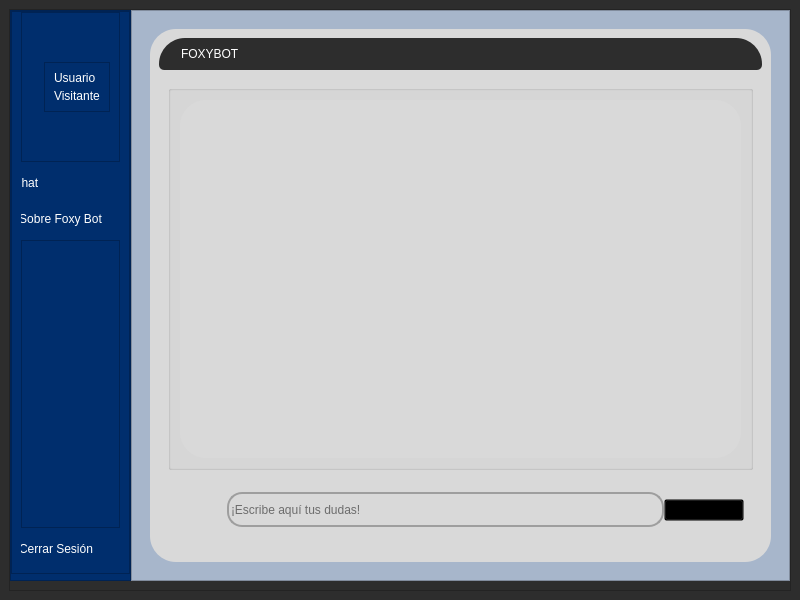
<?xml version="1.0" encoding="UTF-8"?>
<ui version="4.0">
 <class>MainWindowVisitante</class>
 <widget class="QMainWindow" name="MainWindowVisitante">
  <property name="geometry">
   <rect>
    <x>0</x>
    <y>0</y>
    <width>800</width>
    <height>600</height>
   </rect>
  </property>
  <property name="sizePolicy">
   <sizepolicy hsizetype="Minimum" vsizetype="Preferred">
    <horstretch>0</horstretch>
    <verstretch>0</verstretch>
   </sizepolicy>
  </property>
  <property name="windowTitle">
   <string>Visitante</string>
  </property>
  <property name="windowIcon">
   <iconset>
    <normaloff>../img/298809902_539628011298194_5839572564237821349_n.png</normaloff>../img/298809902_539628011298194_5839572564237821349_n.png</iconset>
  </property>
  <property name="styleSheet">
   <string notr="true">background-color: rgb(45, 45, 45);</string>
  </property>
  <widget class="QWidget" name="centralwidget">
   <layout class="QHBoxLayout" name="horizontalLayout_7">
    <item>
     <widget class="QFrame" name="frame_6">
      <property name="frameShape">
       <enum>QFrame::StyledPanel</enum>
      </property>
      <property name="frameShadow">
       <enum>QFrame::Raised</enum>
      </property>
      <layout class="QHBoxLayout" name="horizontalLayout_4">
       <property name="spacing">
        <number>0</number>
       </property>
       <property name="leftMargin">
        <number>0</number>
       </property>
       <property name="topMargin">
        <number>0</number>
       </property>
       <property name="rightMargin">
        <number>0</number>
       </property>
       <item>
        <widget class="QFrame" name="frame_7">
         <property name="sizePolicy">
          <sizepolicy hsizetype="Maximum" vsizetype="Preferred">
           <horstretch>0</horstretch>
           <verstretch>0</verstretch>
          </sizepolicy>
         </property>
         <property name="styleSheet">
          <string notr="true">background-color: rgb(0, 46, 109);</string>
         </property>
         <property name="frameShape">
          <enum>QFrame::StyledPanel</enum>
         </property>
         <property name="frameShadow">
          <enum>QFrame::Raised</enum>
         </property>
         <layout class="QHBoxLayout" name="horizontalLayout_5">
          <property name="spacing">
           <number>0</number>
          </property>
          <property name="leftMargin">
           <number>0</number>
          </property>
          <property name="topMargin">
           <number>0</number>
          </property>
          <property name="rightMargin">
           <number>0</number>
          </property>
          <property name="bottomMargin">
           <number>6</number>
          </property>
          <item>
           <layout class="QHBoxLayout" name="contenido">
            <property name="spacing">
             <number>0</number>
            </property>
            <item>
             <layout class="QVBoxLayout" name="frame_izquierdo">
              <property name="spacing">
               <number>0</number>
              </property>
              <item>
               <layout class="QVBoxLayout" name="verticalLayout_2">
                <property name="spacing">
                 <number>0</number>
                </property>
                <property name="bottomMargin">
                 <number>0</number>
                </property>
                <item>
                 <widget class="QFrame" name="frame">
                  <property name="sizePolicy">
                   <sizepolicy hsizetype="MinimumExpanding" vsizetype="Minimum">
                    <horstretch>0</horstretch>
                    <verstretch>0</verstretch>
                   </sizepolicy>
                  </property>
                  <property name="maximumSize">
                   <size>
                    <width>212</width>
                    <height>16777215</height>
                   </size>
                  </property>
                  <property name="styleSheet">
                   <string notr="true">background-color: rgb(0, 46, 109);</string>
                  </property>
                  <property name="frameShape">
                   <enum>QFrame::StyledPanel</enum>
                  </property>
                  <property name="frameShadow">
                   <enum>QFrame::Raised</enum>
                  </property>
                  <layout class="QVBoxLayout" name="verticalLayout_3">
                   <property name="topMargin">
                    <number>0</number>
                   </property>
                   <item>
                    <widget class="QFrame" name="frame_3">
                     <property name="maximumSize">
                      <size>
                       <width>16777215</width>
                       <height>150</height>
                      </size>
                     </property>
                     <property name="frameShape">
                      <enum>QFrame::StyledPanel</enum>
                     </property>
                     <property name="frameShadow">
                      <enum>QFrame::Raised</enum>
                     </property>
                     <layout class="QHBoxLayout" name="horizontalLayout_2">
                      <item>
                       <widget class="QLabel" name="label_4">
                        <property name="sizePolicy">
                         <sizepolicy hsizetype="Preferred" vsizetype="Preferred">
                          <horstretch>0</horstretch>
                          <verstretch>0</verstretch>
                         </sizepolicy>
                        </property>
                        <property name="maximumSize">
                         <size>
                          <width>51</width>
                          <height>41</height>
                         </size>
                        </property>
                        <property name="contextMenuPolicy">
                         <enum>Qt::CustomContextMenu</enum>
                        </property>
                        <property name="text">
                         <string/>
                        </property>
                        <property name="pixmap">
                         <pixmap>../img/ico.png</pixmap>
                        </property>
                        <property name="scaledContents">
                         <bool>true</bool>
                        </property>
                       </widget>
                      </item>
                      <item>
                       <layout class="QHBoxLayout" name="horizontalLayout_3">
                        <item>
                         <widget class="QFrame" name="frame_5">
                          <property name="maximumSize">
                           <size>
                            <width>16777215</width>
                            <height>50</height>
                           </size>
                          </property>
                          <property name="frameShape">
                           <enum>QFrame::StyledPanel</enum>
                          </property>
                          <property name="frameShadow">
                           <enum>QFrame::Raised</enum>
                          </property>
                          <layout class="QVBoxLayout" name="verticalLayout_8">
                           <item>
                            <widget class="QLabel" name="label_user">
                             <property name="styleSheet">
                              <string notr="true">color: rgb(255, 255, 255);
font: 11.5pt &quot;Calibri&quot;;</string>
                             </property>
                             <property name="text">
                              <string>Usuario</string>
                             </property>
                            </widget>
                           </item>
                           <item>
                            <widget class="QLabel" name="label_estudiante">
                             <property name="styleSheet">
                              <string notr="true">color: rgb(255, 255, 255);
font: 25 11pt &quot;Calibri Light&quot;;
background-color: transparent;</string>
                             </property>
                             <property name="text">
                              <string>Visitante</string>
                             </property>
                            </widget>
                           </item>
                          </layout>
                         </widget>
                        </item>
                       </layout>
                      </item>
                     </layout>
                    </widget>
                   </item>
                   <item>
                    <widget class="QPushButton" name="btn_chat">
                     <property name="sizePolicy">
                      <sizepolicy hsizetype="Minimum" vsizetype="Fixed">
                       <horstretch>0</horstretch>
                       <verstretch>0</verstretch>
                      </sizepolicy>
                     </property>
                     <property name="minimumSize">
                      <size>
                       <width>0</width>
                       <height>30</height>
                      </size>
                     </property>
                     <property name="maximumSize">
                      <size>
                       <width>171</width>
                       <height>30</height>
                      </size>
                     </property>
                     <property name="cursor">
                      <cursorShape>PointingHandCursor</cursorShape>
                     </property>
                     <property name="styleSheet">
                      <string notr="true">QPushButton {
	
	
	font: 75 11.5pt &quot;SansSerif&quot;;
	color: rgb(255, 255, 255);
	padding-left:-90px;
	background-color: rgb(0, 46, 109);
	border: 0px solid;
	border-radius:15px;
}
QPushButton:hover {
	background-color: rgb(93, 129, 163);
}


	
	
	
	
</string>
                     </property>
                     <property name="text">
                      <string>Chat</string>
                     </property>
                     <property name="flat">
                      <bool>false</bool>
                     </property>
                    </widget>
                   </item>
                   <item>
                    <widget class="QPushButton" name="btn_about">
                     <property name="minimumSize">
                      <size>
                       <width>0</width>
                       <height>30</height>
                      </size>
                     </property>
                     <property name="maximumSize">
                      <size>
                       <width>171</width>
                       <height>30</height>
                      </size>
                     </property>
                     <property name="cursor">
                      <cursorShape>PointingHandCursor</cursorShape>
                     </property>
                     <property name="styleSheet">
                      <string notr="true">QPushButton {
	font: 75 11.5pt &quot;SansSerif&quot;;
	color: rgb(255, 255, 255);
	padding-left:-20px;
	background-color: rgb(0, 46, 109);
	border: 0px solid;
	border-radius:15px;
}
QPushButton:hover {
	background-color: rgb(93, 129, 163);
}


	
	
	
	
</string>
                     </property>
                     <property name="text">
                      <string>Sobre Foxy Bot</string>
                     </property>
                     <property name="flat">
                      <bool>false</bool>
                     </property>
                    </widget>
                   </item>
                   <item>
                    <widget class="QFrame" name="frame_4">
                     <property name="frameShape">
                      <enum>QFrame::StyledPanel</enum>
                     </property>
                     <property name="frameShadow">
                      <enum>QFrame::Raised</enum>
                     </property>
                    </widget>
                   </item>
                   <item>
                    <widget class="QPushButton" name="btn_cerrarSesion">
                     <property name="minimumSize">
                      <size>
                       <width>0</width>
                       <height>30</height>
                      </size>
                     </property>
                     <property name="maximumSize">
                      <size>
                       <width>171</width>
                       <height>30</height>
                      </size>
                     </property>
                     <property name="cursor">
                      <cursorShape>PointingHandCursor</cursorShape>
                     </property>
                     <property name="styleSheet">
                      <string notr="true">QPushButton {
	font: 75 11.5pt &quot;SansSerif&quot;;
	color: rgb(255, 255, 255);
	padding-left:-29px;
	background-color: rgb(0, 46, 109);
	border: 0px solid;
	border-radius:15px;
}
QPushButton:hover {
	background-color: rgb(93, 129, 163);
}


	
	
	
	
</string>
                     </property>
                     <property name="text">
                      <string>Cerrar Sesión</string>
                     </property>
                     <property name="flat">
                      <bool>false</bool>
                     </property>
                    </widget>
                   </item>
                  </layout>
                 </widget>
                </item>
               </layout>
              </item>
             </layout>
            </item>
           </layout>
          </item>
         </layout>
        </widget>
       </item>
       <item>
        <widget class="QFrame" name="frame_8">
         <property name="styleSheet">
          <string notr="true">background-color: rgb(167, 182, 203);</string>
         </property>
         <property name="frameShape">
          <enum>QFrame::StyledPanel</enum>
         </property>
         <property name="frameShadow">
          <enum>QFrame::Raised</enum>
         </property>
         <layout class="QHBoxLayout" name="horizontalLayout_6">
          <item>
           <widget class="QStackedWidget" name="stackedWidget">
            <property name="styleSheet">
             <string notr="true">QFrame{
	background-color: rgb(217, 217, 217);
	border-radius:26px;

}</string>
            </property>
            <property name="currentIndex">
             <number>0</number>
            </property>
            <widget class="QWidget" name="page_chat">
             <layout class="QVBoxLayout" name="verticalLayout">
              <item>
               <widget class="QFrame" name="frame_2">
                <property name="styleSheet">
                 <string notr="true"/>
                </property>
                <property name="frameShape">
                 <enum>QFrame::StyledPanel</enum>
                </property>
                <property name="frameShadow">
                 <enum>QFrame::Raised</enum>
                </property>
                <layout class="QVBoxLayout" name="verticalLayout_4">
                 <item>
                  <widget class="QFrame" name="frame_11">
                   <property name="sizePolicy">
                    <sizepolicy hsizetype="Preferred" vsizetype="Preferred">
                     <horstretch>0</horstretch>
                     <verstretch>0</verstretch>
                    </sizepolicy>
                   </property>
                   <property name="styleSheet">
                    <string notr="true">background-color: rgb(45, 45, 45);
border-bottom-left-radius : 5px;
border-bottom-right-radius : 5px
</string>
                   </property>
                   <property name="frameShape">
                    <enum>QFrame::StyledPanel</enum>
                   </property>
                   <property name="frameShadow">
                    <enum>QFrame::Raised</enum>
                   </property>
                   <layout class="QVBoxLayout" name="verticalLayout_12">
                    <item>
                     <widget class="QLabel" name="label">
                      <property name="styleSheet">
                       <string notr="true">margin-left: 10px; 
font: 9pt &quot;MS Sans Serif&quot;;
background-color: rgb(45, 45, 45);</string>
                      </property>
                      <property name="text">
                       <string>&lt;html&gt;&lt;head/&gt;&lt;body&gt;&lt;p&gt;&lt;span style=&quot; color:#ffffff;&quot;&gt;FOXYBOT&lt;/span&gt;&lt;/p&gt;&lt;/body&gt;&lt;/html&gt;</string>
                      </property>
                     </widget>
                    </item>
                   </layout>
                  </widget>
                 </item>
                 <item>
                  <widget class="QFrame" name="frame_9">
                   <property name="frameShape">
                    <enum>QFrame::StyledPanel</enum>
                   </property>
                   <property name="frameShadow">
                    <enum>QFrame::Raised</enum>
                   </property>
                   <layout class="QVBoxLayout" name="verticalLayout_9">
                    <item>
                     <layout class="QVBoxLayout" name="verticalLayout_10">
                      <item>
                       <widget class="QGroupBox" name="groupBox">
                        <property name="styleSheet">
                         <string notr="true">background-color: rgb(217, 217, 217);</string>
                        </property>
                        <property name="title">
                         <string/>
                        </property>
                        <layout class="QVBoxLayout" name="verticalLayout_11">
                         <item>
                          <widget class="QListWidget" name="listWidget">
                           <property name="styleSheet">
                            <string notr="true"/>
                           </property>
                           <property name="sizeAdjustPolicy">
                            <enum>QAbstractScrollArea::AdjustToContentsOnFirstShow</enum>
                           </property>
                           <property name="selectionMode">
                            <enum>QAbstractItemView::NoSelection</enum>
                           </property>
                          </widget>
                         </item>
                        </layout>
                       </widget>
                      </item>
                     </layout>
                    </item>
                    <item>
                     <widget class="QFrame" name="frame_10">
                      <property name="maximumSize">
                       <size>
                        <width>16777215</width>
                        <height>70</height>
                       </size>
                      </property>
                      <property name="frameShape">
                       <enum>QFrame::StyledPanel</enum>
                      </property>
                      <property name="frameShadow">
                       <enum>QFrame::Raised</enum>
                      </property>
                      <layout class="QHBoxLayout" name="horizontalLayout_8">
                       <item>
                        <layout class="QHBoxLayout" name="horizontalLayout_9">
                         <property name="spacing">
                          <number>0</number>
                         </property>
                         <item>
                          <widget class="QLabel" name="label_5">
                           <property name="sizePolicy">
                            <sizepolicy hsizetype="Preferred" vsizetype="Preferred">
                             <horstretch>0</horstretch>
                             <verstretch>0</verstretch>
                            </sizepolicy>
                           </property>
                           <property name="minimumSize">
                            <size>
                             <width>50</width>
                             <height>50</height>
                            </size>
                           </property>
                           <property name="maximumSize">
                            <size>
                             <width>50</width>
                             <height>50</height>
                            </size>
                           </property>
                           <property name="contextMenuPolicy">
                            <enum>Qt::CustomContextMenu</enum>
                           </property>
                           <property name="styleSheet">
                            <string notr="true"/>
                           </property>
                           <property name="text">
                            <string/>
                           </property>
                           <property name="pixmap">
                            <pixmap>../../../Downloads/icoUser.png</pixmap>
                           </property>
                           <property name="scaledContents">
                            <bool>true</bool>
                           </property>
                           <property name="wordWrap">
                            <bool>true</bool>
                           </property>
                          </widget>
                         </item>
                         <item>
                          <widget class="QLineEdit" name="lineEdit">
                           <property name="maximumSize">
                            <size>
                             <width>560</width>
                             <height>35</height>
                            </size>
                           </property>
                           <property name="styleSheet">
                            <string notr="true">QLineEdit{
	background-color: rgb(217, 217, 217);
	font: 9pt &quot;MS Sans Serif&quot;;
	border: 2px solid rgb(158, 158, 158);
	border-radius: 15px;
	
}</string>
                           </property>
                           <property name="placeholderText">
                            <string>¡Escribe aquí tus dudas!</string>
                           </property>
                          </widget>
                         </item>
                         <item>
                          <widget class="QPushButton" name="btn_enviar">
                           <property name="sizePolicy">
                            <sizepolicy hsizetype="Maximum" vsizetype="Fixed">
                             <horstretch>0</horstretch>
                             <verstretch>0</verstretch>
                            </sizepolicy>
                           </property>
                           <property name="cursor">
                            <cursorShape>PointingHandCursor</cursorShape>
                           </property>
                           <property name="styleSheet">
                            <string notr="true">QPushButton {
	
	
	background-color:transparent;
font: 9pt &quot;MS Sans Serif&quot;;

}
QPushButton:hover {
	background-color: rgb(250, 250, 250);
}


</string>
                           </property>
                           <property name="text">
                            <string>Enviar</string>
                           </property>
                           <property name="icon">
                            <iconset>
                             <normaloff>../img/botonSend.jpg</normaloff>../img/botonSend.jpg</iconset>
                           </property>
                          </widget>
                         </item>
                        </layout>
                       </item>
                      </layout>
                     </widget>
                    </item>
                   </layout>
                  </widget>
                 </item>
                </layout>
               </widget>
              </item>
             </layout>
            </widget>
            <widget class="QWidget" name="page_about">
             <layout class="QVBoxLayout" name="verticalLayout_14">
              <item>
               <layout class="QVBoxLayout" name="verticalLayout_13">
                <item>
                 <widget class="QFrame" name="frame_12">
                  <property name="frameShape">
                   <enum>QFrame::StyledPanel</enum>
                  </property>
                  <property name="frameShadow">
                   <enum>QFrame::Raised</enum>
                  </property>
                  <layout class="QVBoxLayout" name="verticalLayout_15">
                   <item>
                    <widget class="QFrame" name="frame_15">
                     <property name="frameShape">
                      <enum>QFrame::StyledPanel</enum>
                     </property>
                     <property name="frameShadow">
                      <enum>QFrame::Raised</enum>
                     </property>
                    </widget>
                   </item>
                   <item>
                    <widget class="QLabel" name="label_2">
                     <property name="styleSheet">
                      <string notr="true">font: 75 35pt &quot;MS Sans Serif&quot;;
color: rgb(167, 182, 203);</string>
                     </property>
                     <property name="text">
                      <string>&lt;html&gt;&lt;head/&gt;&lt;body&gt;&lt;p align=&quot;center&quot;&gt;FOXYBOT Versión 1.0&lt;/p&gt;&lt;/body&gt;&lt;/html&gt;</string>
                     </property>
                    </widget>
                   </item>
                   <item>
                    <widget class="QFrame" name="frame_14">
                     <property name="frameShape">
                      <enum>QFrame::StyledPanel</enum>
                     </property>
                     <property name="frameShadow">
                      <enum>QFrame::Raised</enum>
                     </property>
                     <layout class="QHBoxLayout" name="horizontalLayout_11">
                      <item>
                       <widget class="QLabel" name="label_6">
                        <property name="sizePolicy">
                         <sizepolicy hsizetype="Preferred" vsizetype="Preferred">
                          <horstretch>0</horstretch>
                          <verstretch>0</verstretch>
                         </sizepolicy>
                        </property>
                        <property name="maximumSize">
                         <size>
                          <width>90</width>
                          <height>100</height>
                         </size>
                        </property>
                        <property name="text">
                         <string/>
                        </property>
                        <property name="pixmap">
                         <pixmap>../img/sdwhitw1.png</pixmap>
                        </property>
                        <property name="scaledContents">
                         <bool>true</bool>
                        </property>
                       </widget>
                      </item>
                     </layout>
                    </widget>
                   </item>
                   <item>
                    <widget class="QFrame" name="frame_13">
                     <property name="maximumSize">
                      <size>
                       <width>16777215</width>
                       <height>100</height>
                      </size>
                     </property>
                     <property name="frameShape">
                      <enum>QFrame::StyledPanel</enum>
                     </property>
                     <property name="frameShadow">
                      <enum>QFrame::Raised</enum>
                     </property>
                     <layout class="QHBoxLayout" name="horizontalLayout_10"/>
                    </widget>
                   </item>
                  </layout>
                 </widget>
                </item>
               </layout>
              </item>
             </layout>
            </widget>
           </widget>
          </item>
         </layout>
        </widget>
       </item>
      </layout>
     </widget>
    </item>
   </layout>
  </widget>
 </widget>
 <resources/>
 <connections/>
</ui>
